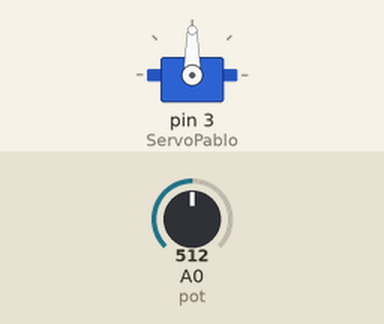
This sketch was run on a simulated Arduino Uno, built with avr-gcc and run on an emulated ATmega328P. Shown: servo. The inputs (shaded band) are chosen by the test bench; at power-on: A0 (pot) = 512.

Above: at 1.2 s.
1.3 s: A0 (pot) set to 716
At 1.8 s:
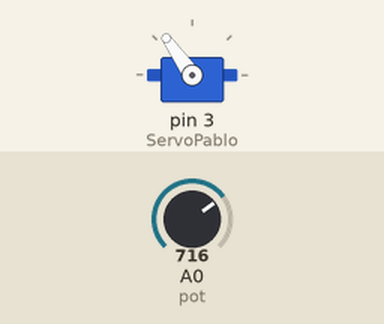
2.8 s: A0 (pot) set to 900
At 4.0 s:
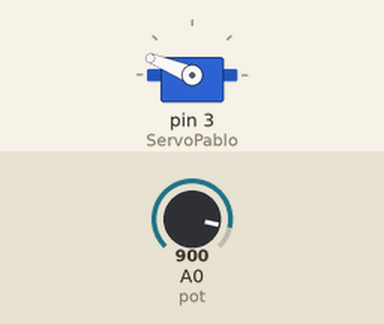
4.3 s: A0 (pot) set to 1023
At 5.5 s:
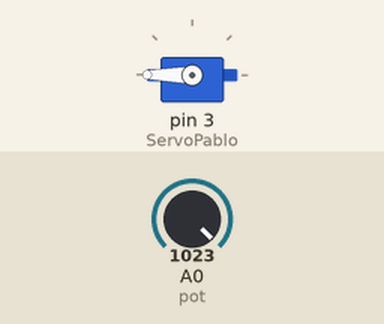
5.8 s: A0 (pot) set to 306
At 6.8 s:
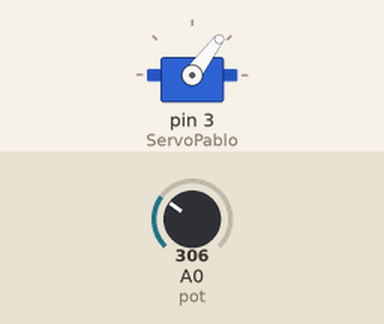
7.3 s: A0 (pot) set to 122
At 8.0 s:
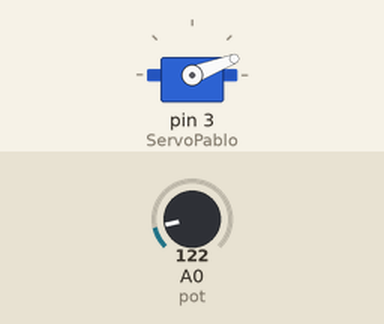
Timing chart, 0 to 9.8 s (numbered marks = the images above; inputs shaded):
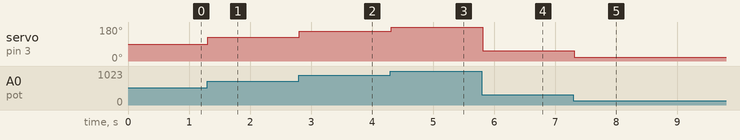

Measured:
- after the input at 1.3 s, servo on pin 3 (ServoPablo): 90° → 125° at once
- after the input at 2.8 s, servo on pin 3 (ServoPablo): 125° → 158° at once
- after the input at 4.3 s, servo on pin 3 (ServoPablo): 158° → 180° at once
- after the input at 5.8 s, servo on pin 3 (ServoPablo): 180° → 53° at once
- after the input at 7.3 s, servo on pin 3 (ServoPablo): 53° → 21° at once

The sketch:

Robot.ino
```cpp
#include <Servo.h>

Servo ServoPablo; //Declaramos que queremos controlar un Servo, al cual le vamos a poner un nombre cualquiera

int pot = 0; //El pin análogo donde va conectado el Potenciómetro
int val; //El valor a leer por el puerto análogo

void setup()
{
ServoPablo.attach(3); //El pin al cual conectaremos nuestro Servo
}

void loop()
{
val = analogRead(pot); //Aquí le decimos que lea el valor del potenciómetro, valor el cual oscila entre 0 y 1023
val = map(val, 0 ,1023, 0, 180); //Traduce la lectura análga (0, 1023) a grados (0°, 180°)
ServoPablo.write(val); //Mueve el Servo según la lectura análoga
delay(100);
}
```
